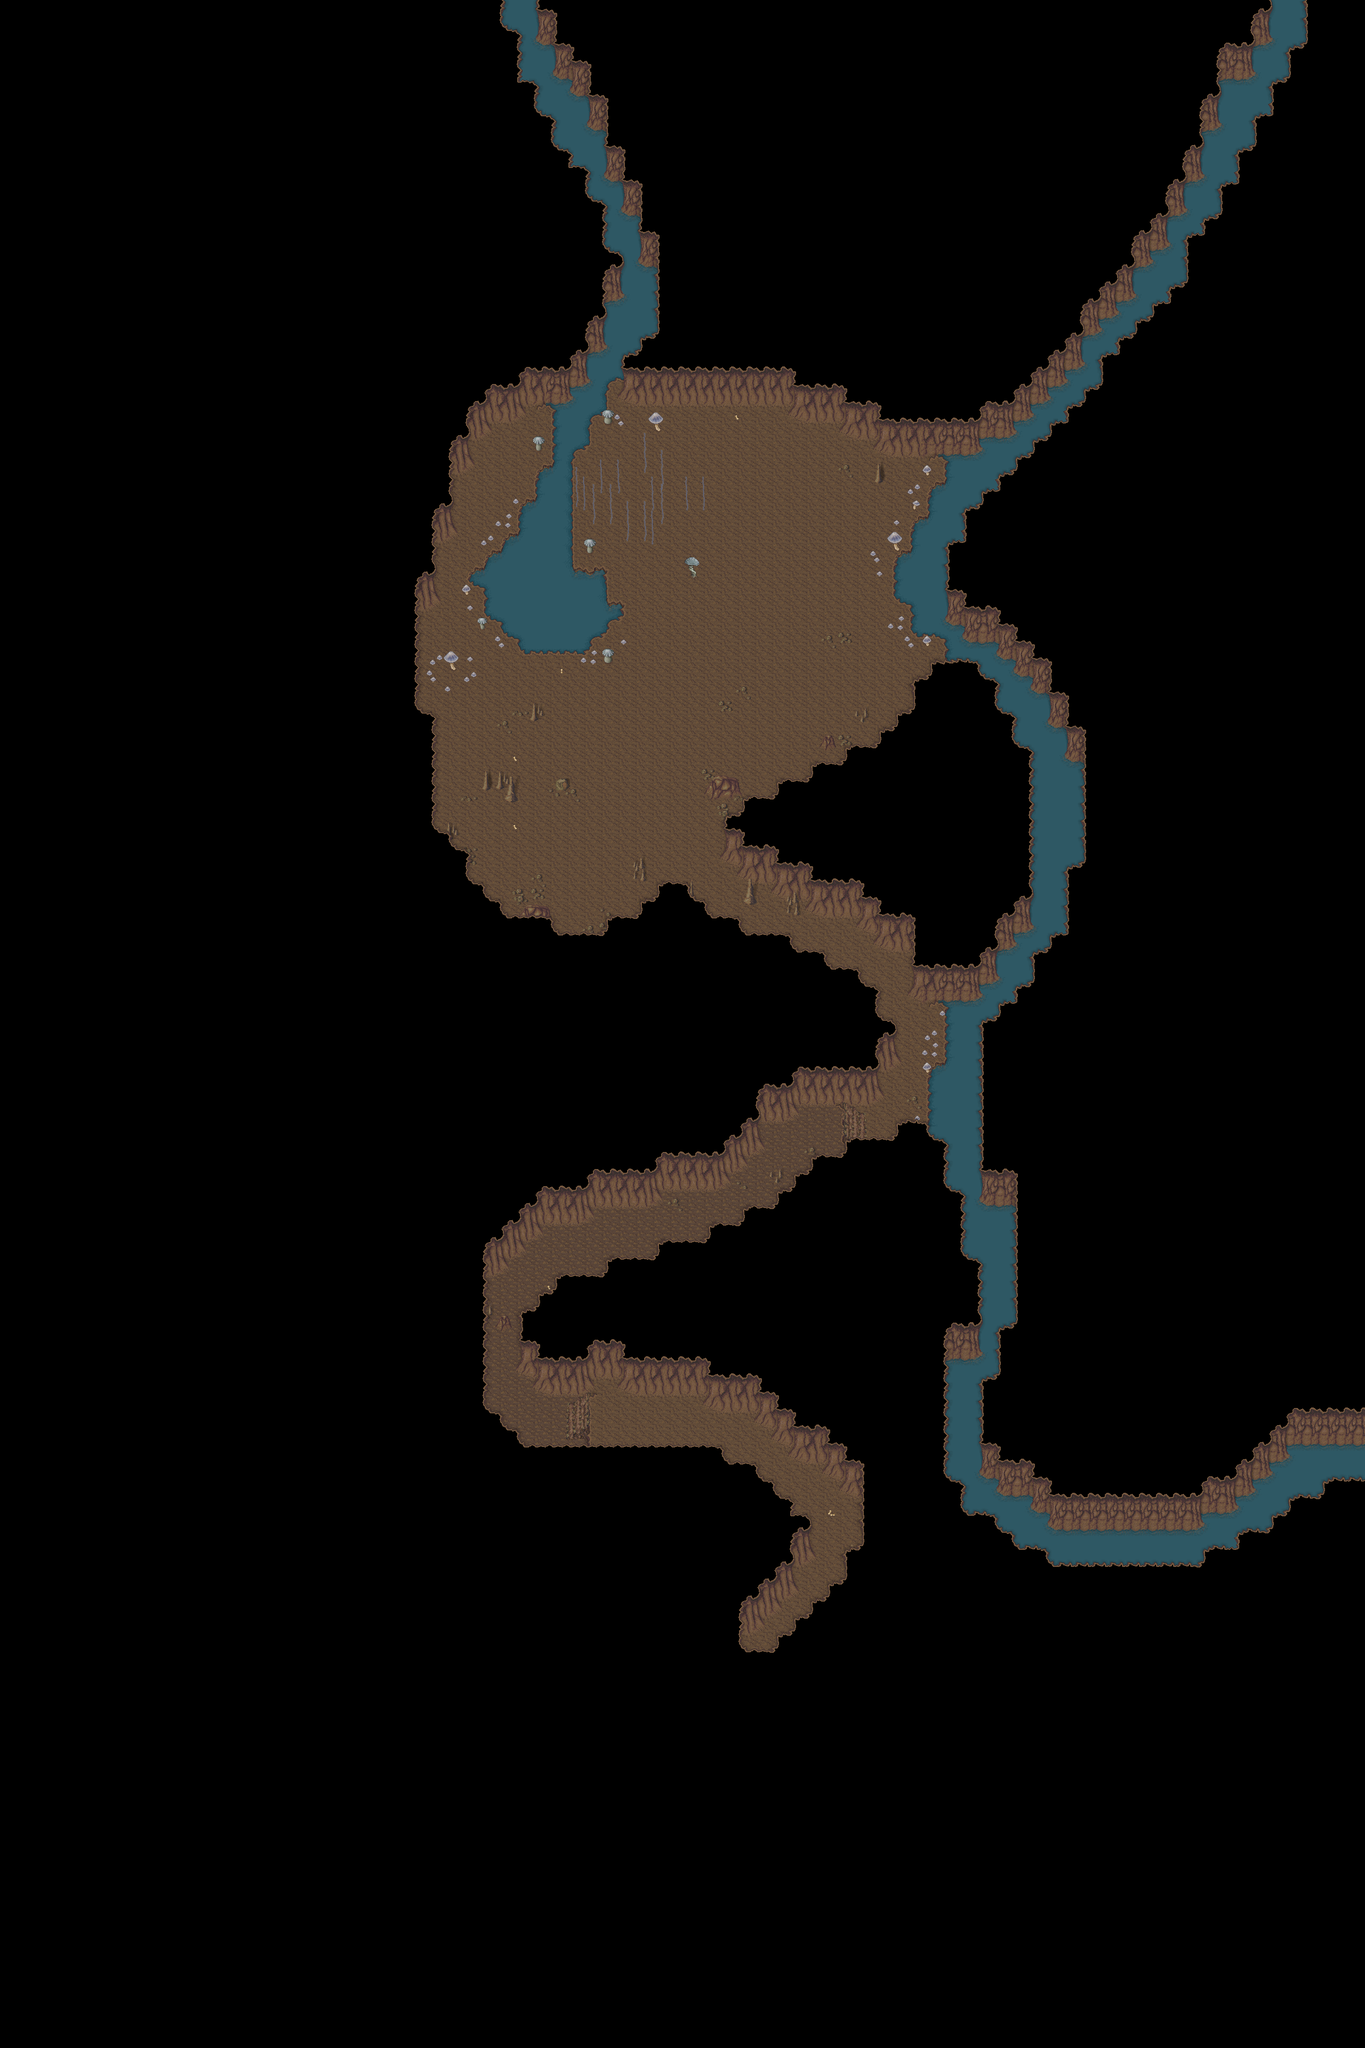

A 2D game scene composited from a Tiled map and its tileset images. What follows is a short description and the map's XML, with each tile layer's data collapsed to a summary:
An orthogonal 80x120 tile map with 32x32 px tiles, 6 tile layers (Ground, Ground 2, Ground 3, Fringe, ...), 2 hidden layers not drawn, 8 tilesets and 11 objects (6x spawn, 4x fixme, warp).

<map version="1.8" tiledversion="1.8.0" orientation="orthogonal" renderorder="right-down" width="80" height="120" tilewidth="32" tileheight="32" infinite="0" nextlayerid="12" nextobjectid="13">
 <properties>
  <property name="background0image" value="graphics/images/spit23loginwallpaper_800x600.png" />
  <property name="license" value="CC BY-SA 4.0" />
  <property name="manaplus version" value="2" />
  <property name="minimap" value="graphics/minimaps/025-2-4.png" />
  <property name="music" value="tws_green_island.ogg" />
  <property name="name" value="Mana Tree Cave" />
  <property name="overlay0image" value="graphics/images/ambient/spot.png" />
  <property name="overlay0keepratio" value="true" />
  <property name="overlay0mask" value="2" />
  <property name="overlay1image" value="graphics/images/ambient/spot2.png" />
  <property name="overlay1keepratio" value="true" />
  <property name="overlay1mask" value="4" />
  <property name="overlay2image" value="graphics/images/ambient/spot3.png" />
  <property name="overlay2keepratio" value="true" />
  <property name="overlay2mask" value="8" />
 </properties>
 <tileset firstgid="1" name="collision" tilewidth="32" tileheight="32" tilecount="9" columns="3">
  <image source="../graphics/tilesets/collision.png" width="96" height="96" />
 </tileset>
 <tileset firstgid="10" name="hurns-cave" tilewidth="32" tileheight="32" tilecount="256" columns="16">
  <image source="../graphics/tilesets/evol/hurns-cave.png" width="512" height="512" />
 </tileset>
 <tileset firstgid="266" name="level-number" tilewidth="32" tileheight="32" tilecount="16" columns="16">
  <image source="../graphics/tilesets/level-number.png" width="512" height="32" />
 </tileset>
 <tileset firstgid="282" name="sunlight-x1x5" tilewidth="32" tileheight="160" tilecount="4" columns="4">
  <image source="../graphics/tilesets/evol/sunlight-x1x5.png" width="128" height="160" />
 </tileset>
 <tileset firstgid="286" name="hurns-cave-accessory" tilewidth="32" tileheight="32" tilecount="64" columns="8">
  <image source="../graphics/tilesets/evol/hurns-cave-accessory.png" width="256" height="256" />
 </tileset>
 <tileset firstgid="350" name="dark-tileset-accessory" tilewidth="32" tileheight="32" tilecount="60" columns="15">
  <image source="../graphics/tilesets/evol/dark-tileset-accessory.png" width="480" height="128" />
  <tile id="0">
   <animation>
    <frame tileid="27" duration="150" />
    <frame tileid="28" duration="150" />
    <frame tileid="29" duration="150" />
   </animation>
  </tile>
  <tile id="12">
   <animation>
    <frame tileid="12" duration="150" />
    <frame tileid="13" duration="150" />
    <frame tileid="14" duration="150" />
   </animation>
  </tile>
  <tile id="24">
   <animation>
    <frame tileid="24" duration="100" />
    <frame tileid="25" duration="100" />
    <frame tileid="26" duration="100" />
   </animation>
  </tile>
  <tile id="27">
   <animation>
    <frame tileid="27" duration="100" />
    <frame tileid="28" duration="100" />
    <frame tileid="29" duration="100" />
    <frame tileid="28" duration="100" />
   </animation>
  </tile>
 </tileset>
 <tileset firstgid="410" name="hurns-cave-accessory-x1x2" tilewidth="32" tileheight="64" tilecount="42" columns="14">
  <image source="../graphics/tilesets/evol/hurns-cave-accessory-x1x2.png" width="448" height="192" />
  <tile id="30">
   <animation>
    <frame tileid="30" duration="200" />
    <frame tileid="32" duration="200" />
    <frame tileid="34" duration="200" />
    <frame tileid="32" duration="200" />
   </animation>
  </tile>
  <tile id="31">
   <animation>
    <frame tileid="31" duration="200" />
    <frame tileid="33" duration="200" />
    <frame tileid="35" duration="200" />
    <frame tileid="33" duration="200" />
   </animation>
  </tile>
 </tileset>
 <tileset firstgid="452" name="mana-liane-x1x3" tilewidth="32" tileheight="96" tilecount="16" columns="8">
  <image source="../graphics/tilesets/evol/mana-liane-x1x3.png" width="256" height="192" />
  <tile id="0">
   <animation>
    <frame tileid="0" duration="230" />
    <frame tileid="1" duration="230" />
    <frame tileid="2" duration="230" />
    <frame tileid="3" duration="230" />
    <frame tileid="4" duration="230" />
    <frame tileid="5" duration="230" />
    <frame tileid="6" duration="230" />
    <frame tileid="7" duration="230" />
   </animation>
  </tile>
  <tile id="4">
   <animation>
    <frame tileid="5" duration="290" />
    <frame tileid="6" duration="290" />
    <frame tileid="7" duration="290" />
    <frame tileid="0" duration="290" />
    <frame tileid="1" duration="290" />
    <frame tileid="2" duration="290" />
    <frame tileid="3" duration="290" />
    <frame tileid="4" duration="290" />
   </animation>
  </tile>
  <tile id="8">
   <animation>
    <frame tileid="8" duration="260" />
    <frame tileid="9" duration="260" />
    <frame tileid="10" duration="260" />
    <frame tileid="11" duration="260" />
    <frame tileid="12" duration="260" />
    <frame tileid="13" duration="260" />
    <frame tileid="14" duration="260" />
    <frame tileid="15" duration="260" />
   </animation>
  </tile>
  <tile id="12">
   <animation>
    <frame tileid="12" duration="210" />
    <frame tileid="13" duration="210" />
    <frame tileid="14" duration="210" />
    <frame tileid="15" duration="210" />
    <frame tileid="8" duration="210" />
    <frame tileid="9" duration="210" />
    <frame tileid="10" duration="210" />
    <frame tileid="11" duration="210" />
   </animation>
  </tile>
 </tileset>
 <layer id="2" name="Ground" width="80" height="120">
  <data>[9600 cells, 9600 non-empty, 29 distinct tile ids]</data>
 </layer>
 <layer id="7" name="Ground 2" width="80" height="120">
  <data>[9600 cells, 172 non-empty, 30 distinct tile ids]</data>
 </layer>
 <layer id="10" name="Ground 3" width="80" height="120">
  <data>[9600 cells, 20 non-empty, 19 distinct tile ids]</data>
 </layer>
 <layer id="9" name="Fringe" width="80" height="120">
  <data>[9600 cells, 41 non-empty, 22 distinct tile ids]</data>
 </layer>
 <layer id="8" name="Over" width="80" height="120">
  <data>[9600 cells, 8390 non-empty, 18 distinct tile ids]</data>
 </layer>
 <layer id="11" name="Over 2" width="80" height="120">
  <data>[9600 cells, 0 non-empty, 0 distinct tile ids]</data>
 </layer>
 <layer id="3" name="Collision" width="80" height="120" visible="0">
  <data>[9600 cells, 8700 non-empty, 3 distinct tile ids]</data>
 </layer>
 <layer id="4" name="Heights" width="80" height="120" visible="0">
  <data>[9600 cells, 354 non-empty, 2 distinct tile ids]</data>
 </layer>
 <objectgroup id="6" name="Objects" visible="0">
  <properties>
   <property name="dest_map" value="025-2-4" />
  </properties>
  <object id="1" name="Margin" type="fixme" x="1888" y="0" width="672" height="672">
   <properties>
    <property name="ignore" value="this" />
   </properties>
  </object>
  <object id="2" name="Margin" type="fixme" x="0" y="0" width="672" height="672">
   <properties>
    <property name="ignore" value="this" />
   </properties>
  </object>
  <object id="3" name="Margin" type="fixme" x="0" y="3168" width="672" height="672">
   <properties>
    <property name="ignore" value="this" />
   </properties>
  </object>
  <object id="4" name="Margin" type="fixme" x="1888" y="3168" width="672" height="672">
   <properties>
    <property name="ignore" value="this" />
   </properties>
  </object>
  <object id="5" name="To Candor Cave" type="warp" x="1408" y="3136" width="32" height="32">
   <properties>
    <property name="dest_map" value="025-2-2" />
    <property name="dest_x" value="42" />
    <property name="dest_y" value="45" />
   </properties>
  </object>
  </objectgroup>
</map>
<!-- 6 of 11 objects omitted -->
